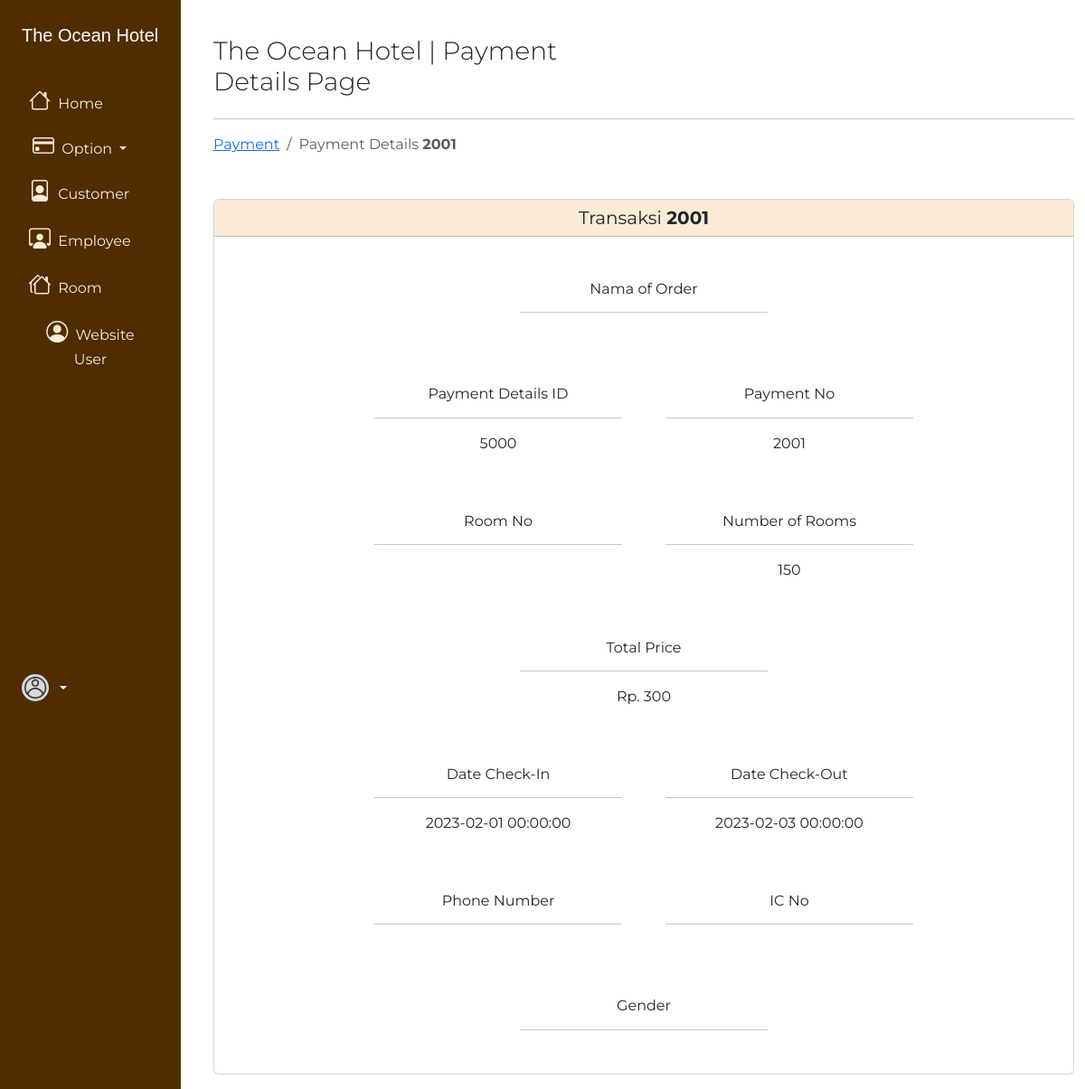
The page /manager/detail_page.php?payment_no=2001 on the database its author committed.
### tables this page shows
CREATE TABLE `payment_detail` (
  `payment_detail_id` varchar(10) NOT NULL,
  `payment_no` int(11) NOT NULL,
  `room_no` int(11) NOT NULL
);

CREATE TABLE `payment` (
  `payment_no` int(11) NOT NULL,
  `customer_id` varchar(10) NOT NULL,
  `employee_id` varchar(10) NOT NULL,
  `total_room` int(11) NOT NULL,
  `date_checkin` datetime NOT NULL,
  `date_checkout` datetime NOT NULL,
  `durationofstay` int(11) NOT NULL,
  `total_price` bigint(20) NOT NULL
);

### manager/detail_page.php (the view, shortened to what this page needs)
<?php
$no = $_GET['payment_no'];
?>
<!doctype html>
<html lang="en">
  <head>
    <link rel="stylesheet" href="../css/style.css">
    <link rel="stylesheet" href="https://cdn.jsdelivr.net/npm/bootstrap-icons@1.10.3/font/bootstrap-icons.css">
    <link href="https://cdn.jsdelivr.net/npm/bootstrap@5.3.0-alpha1/dist/css/bootstrap.min.css" rel="stylesheet">
  </head>
  <body>
	<div>
    <div class="row flex-nowrap gap-4">
      <div class="col-auto col-md-3 col-xl-2 px-sm-2 px-0 text-primary" style="background-color: #4f2d01;">
        <div class="d-flex flex-column align-items-center align-items-sm-start px-3 pt-4 gap-3 text-white min-vh-100">
          <a href="index.php" class="d-flex align-items-center pb-3 mb-md-0 me-md-auto text-white text-decoration-none">
            <span class="fs-5 d-none d-sm-inline font-leyton">The Ocean Hotel</span>
          </a>
          <ul class="nav nav-pills flex-column mb-sm-auto mb-0 align-items-center align-items-sm-start font-montserrat" id="menu">
            <li class="nav-item">
              <a class="nav-link align-middle p-2 btn btn-dark btn-md active" href="index.php" aria-current="page">
                <i class="bi bi-house fs-4"></i>
                <span class="ms-1 d-none d-sm-inline">Home</span>
              </a>
            </li>
            <li class="nav-item">
              <div class="dropdown">
                <a class="btn btn-dark btn-md dropdown-toggle" href="#" role="button" data-bs-toggle="dropdown" aria-expanded="false">
                  <i class="fs-4 bi bi-credit-card"></i>
                  <span class="ms-1 d-none d-sm-inline">Option</span>
                </a>
              </div>
            </li>
            <li class="nav-item">
              <a href="show_pengunjung.php" class="nav-link align-middle p-2 btn btn-dark btn-md">
                <i class="fs-4 bi bi-file-person"></i>
                <span class="ms-1 d-none d-sm-inline">Customer</span>
              </a>
            </li>
            <li class="nav-item">
              <a href="show_karyawan.php" class="nav-link align-middle p-2 btn btn-dark btn-md">
                <i class="fs-4 bi bi-person-workspace"></i>
                <span class="ms-1 d-none d-sm-inline">Employee</span>
              </a>
            </li>
            <li class="nav-item">
              <a href="show_kamar.php" class="nav-link align-middle p-2 btn btn-dark btn-md">
                <i class="fs-4 bi bi-houses"></i>
                <span class="ms-1 d-none d-sm-inline">Room</span>
              </a>
            </li>
            <li class="nav-item">
              <a href="show_website_user.php" class="nav-link align-middle p-2 btn btn-dark btn-md">
                <i class="fs-4 bi bi-person-circle"></i>
                <span class="ms-1 d-none d-sm-inline">Website User</span>
              </a>
            </li>
          </ul>
          <div class="dropdown pb-4 font-montserrat">
            <a href="#" class="d-flex align-items-center text-white text-decoration-none dropdown-toggle" id="dropdownUser1" data-bs-toggle="dropdown" aria-expanded="false">
							<img src="../img/user.png" alt="hugenerd" width="30" height="30" class="rounded-circle">
            </a>
          </div>
        </div>
      </div>
			<div class="col py-3 ml-2">
				<div class="container">
          <header class="mt-4 row">
            <div class="col">
              <h3 class="fw-light font-montserrat">The Ocean Hotel | Payment Details Page</h3>
            </div>
            <div class="col d-flex justify-content-end align-items-center">
            </div>
          </header>
          <hr>
					<nav aria-label="breadcrumb">
            <ol class="breadcrumb font-montserrat">
              <li class="breadcrumb-item"><a href="show_transaksi.php">Payment</a></li>
              <li class="breadcrumb-item active" aria-current="page">Payment Details <strong><?php echo $no ?></strong> </li>
            </ol>
          </nav>
          <?php
          include "../koneksi.php";
          $input_payment = $_GET['payment_no'];
          $query_detail = mysqli_query($koneksi, "SELECT * FROM payment_detail WHERE payment_no = '$input_payment'");
          $data_detail = mysqli_fetch_array($query_detail);
          $query_payment = mysqli_query($koneksi, "SELECT * FROM payment WHERE payment_no = '$input_payment'");
          $data_payment = mysqli_fetch_array($query_payment);
          ?>
          <main class="mt-5">
            <div class="card text-center font-montserrat">
              <div class="card-header" style="background-color:antiquewhite">
                <h5 class="fw-normal mb-0">
                  Transaksi <strong><?php echo $no ?></strong>
                </h5>
              </div>
              <div class="card-body">
                <div class="row gap-3 text-center pt-2 justify-content-center">
                  <div class="col-md-4 rounded p-3">
                    <h6 class="mb-1 mt-2 fw-normal">Nama of Order</h6>
                    <hr>
                  </div>
                </div>
                <div class="row gap-3 text-center pt-4 justify-content-center">
                  <div class="col-md-4 rounded p-3">
                    <h6 class="mb-1 mt-2 fw-normal">Payment Details ID</h6>
                    <hr>
                    <p class="mb-0">
                      <?php echo $data_detail['payment_detail_id']?>
                    </p>
                  </div>
                  <div class="col-md-4 rounded p-3">
                    <h6 class="mb-1 mt-2 fw-normal">Payment No</h6>
                    <hr>
                    <p class="mb-0">
                    <?php echo $data_detail['payment_no']?>
                    </p>
                  </div>
                </div>
                <div class="row gap-3 text-center pt-4 justify-content-center">
                  <div class="col-md-4 rounded p-3">
                    <h6 class="mb-1 mt-2 fw-normal">Room No</h6>
                    <hr>
                  </div>
                  <div class="col-md-4 rounded p-3">
                    <h6 class="mb-1 mt-2 fw-normal">Number of Rooms</h6>
                    <hr>
                    <p class="mb-0">
                      <?php echo $data_payment['total_room'] ?>
                    </p>
                  </div>
                </div>
                <div class="row gap-3 text-center pt-4 justify-content-center">
                  <div class="col-md-4 rounded p-3">
                    <h6 class="mb-1 mt-2 fw-normal">Total Price</h6>
                    <hr>
                    <p class="mb-0">Rp.
                      <?php echo $data_payment['total_price'] ?>
                    </p>
                  </div>
                </div>
                <div class="row gap-3 text-center pt-4 justify-content-center">
                  <div class="col-md-4 rounded p-3">
                    <h6 class="mb-1 mt-2 fw-normal">Date Check-In</h6>
                    <hr>
                    <p class="mb-0">
                      <?php echo $data_payment['date_checkin']?>
                    </p>
                  </div>
                  <div class="col-md-4 rounded p-3">
                    <h6 class="mb-1 mt-2 fw-normal">Date Check-Out</h6>
                    <hr>
                    <p class="mb-0">
                      <?php echo $data_payment['date_checkout'] ?>
                    </p>
                  </div>
                </div>
                <div class="row gap-3 text-center pt-4 justify-content-center">
                  <div class="col-md-4 rounded p-3">
                    <h6 class="mb-1 mt-2 fw-normal">Phone Number</h6>
                    <hr>
                  </div>
                  <div class="col-md-4 rounded p-3">
                    <h6 class="mb-1 mt-2 fw-normal">IC No</h6>
                    <hr>
                  </div>
                </div>
                <div class="row gap-3 text-center pt-4 justify-content-center">
                  <div class="col-md-4 rounded p-3">
                    <h6 class="mb-1 mt-2 fw-normal">Gender</h6>
                    <hr>
                  </div>
                </div>
              </div>
            </div>
          </main>
				</div>
			</div>
  	</div>
	</div>
  </body>
</html>

### css/style.css (style rules this page uses)
.row { --bs-gutter-x: 0 !important; }
.font-leyton { font-family: 'leyton', sans-serif; }
.font-montserrat { font-family: 'montserrat-200', sans-serif; }
.btn-dark { background-color: rgb(79, 45, 1) !important; border: none !important; color: antiquewhite !important; }
.text-primary { --bs-text-opacity: 1; color: antiquewhite !important; }

### rows shown on the page
payment_detail: payment_detail_id "5000", payment_no "2001"
payment: total_room "150", total_price "300", date_checkin "2023-02-01 00:00:00", date_checkout "2023-02-03 00:00:00"

### other values the page prints
$no "2001"
